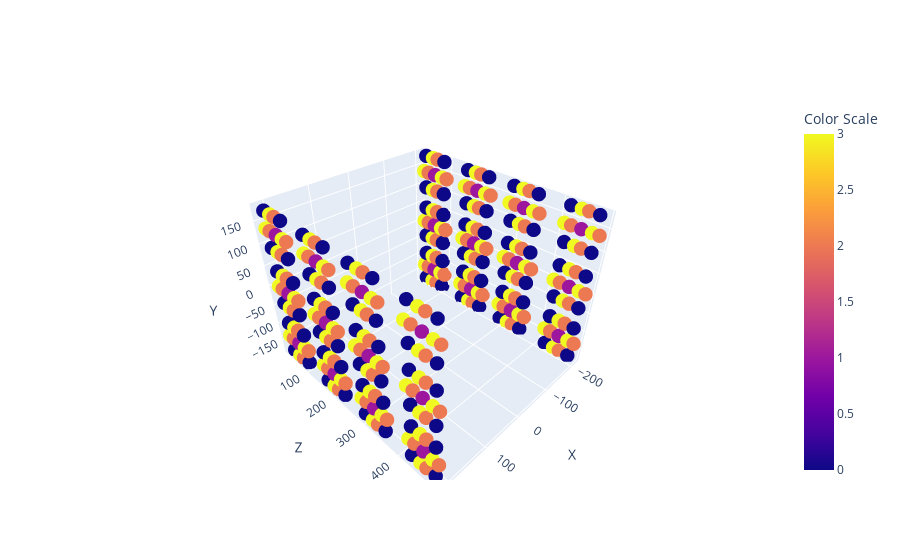

Notebook code for this chart:
### Markdown cell above
Mapa 3D detectores

### Code cell
import plotly.graph_objs as go
import plotly.express as px

# Your data dictionary
data = data_dict

# Extract coordinates
x = [coord[0] for coord in data.values()]
y = [coord[1] for coord in data.values()]
z = [coord[2] for coord in data.values()]
color = [coord[3] for coord in data.values()]
ids = [key for key in data_dict.keys()]
# Create a scatter plot
fig = go.Figure(data=[go.Scatter3d(
    x=x,
    y=z,
    z=y,
    mode='markers',
    marker=dict(
        size=5,
        color=color,  # Set color based on the fourth dimension
        #colorscale=color_scale,  # Define color scale
        colorbar=dict(title='Color Scale')  # Add colorbar to show color scale
    ),
    text=ids,  # Display point IDs on hover
    #hoverinfo='text'  # Show only the text (IDs) on hover
)])

# Set labels
fig.update_layout(scene=dict(
    xaxis_title='X',
    yaxis_title='Z',
    zaxis_title='Y'
))

fig.show()

### Figure 1 — Plotly figure (JSON) as saved in the notebook; plotly's stock layout.template omitted (floating-point values rounded to 4 significant figures; data arrays with more than 128 entries replaced by an {"elided": "..."} marker saying what was removed)
{"data": [{"marker": {"color": {"elided": "312 int values"}, "colorbar": {"title": {"text": "Color Scale"}}, "size": 5}, "mode": "markers", "text": {"elided": "312 str values"}, "type": "scatter3d", "x": {"elided": "312 float values"}, "y": {"elided": "312 float values"}, "z": {"elided": "312 int values"}}], "layout": {"scene": {"xaxis": {"title": {"text": "X"}}, "yaxis": {"title": {"text": "Z"}}, "zaxis": {"title": {"text": "Y"}}}}}
